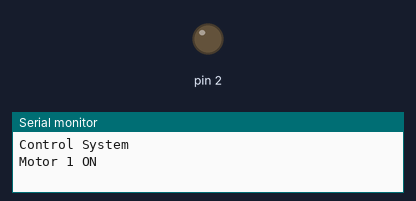
The sketch below on a simulated Arduino Uno, built with avr-gcc and run on an emulated ATmega328P. On the bench: output pins drawn as LEDs (lit = HIGH), the last lines printed to the serial monitor.

Above: at 1.5 s.
At 7.5 s:
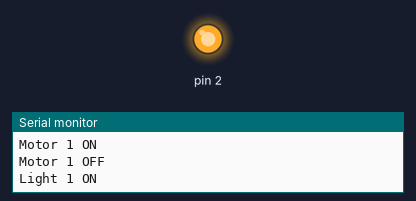
Timing chart, 0 to 15.6 s (numbered marks = the images above):
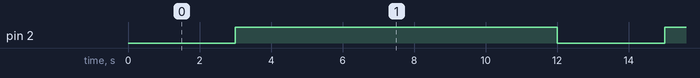

The sketch:

ON_OF.ino
```cpp
void setup() {
  // put your setup code here, to run once:
  Serial.begin(9600);
  pinMode(2, OUTPUT);
  Serial.println("Control System" );
}
void loop() {
  // put your main code here, to run repeatedly:
     digitalWrite(2, LOW);
  Serial.println("Motor 1 ON");
   delay(3000);

  digitalWrite(2, HIGH);
  Serial.println("Motor 1 OFF");
  delay(3000);

   digitalWrite(4, LOW);
  Serial.println("Light 1 ON");
   delay(3000);

  digitalWrite(4, HIGH);
  Serial.println("Light 1 OFF");
  delay(3000);
}
```

Measured:
- by itself, pin 2: alternates HIGH for 9.0 s and LOW for 3.0 s
